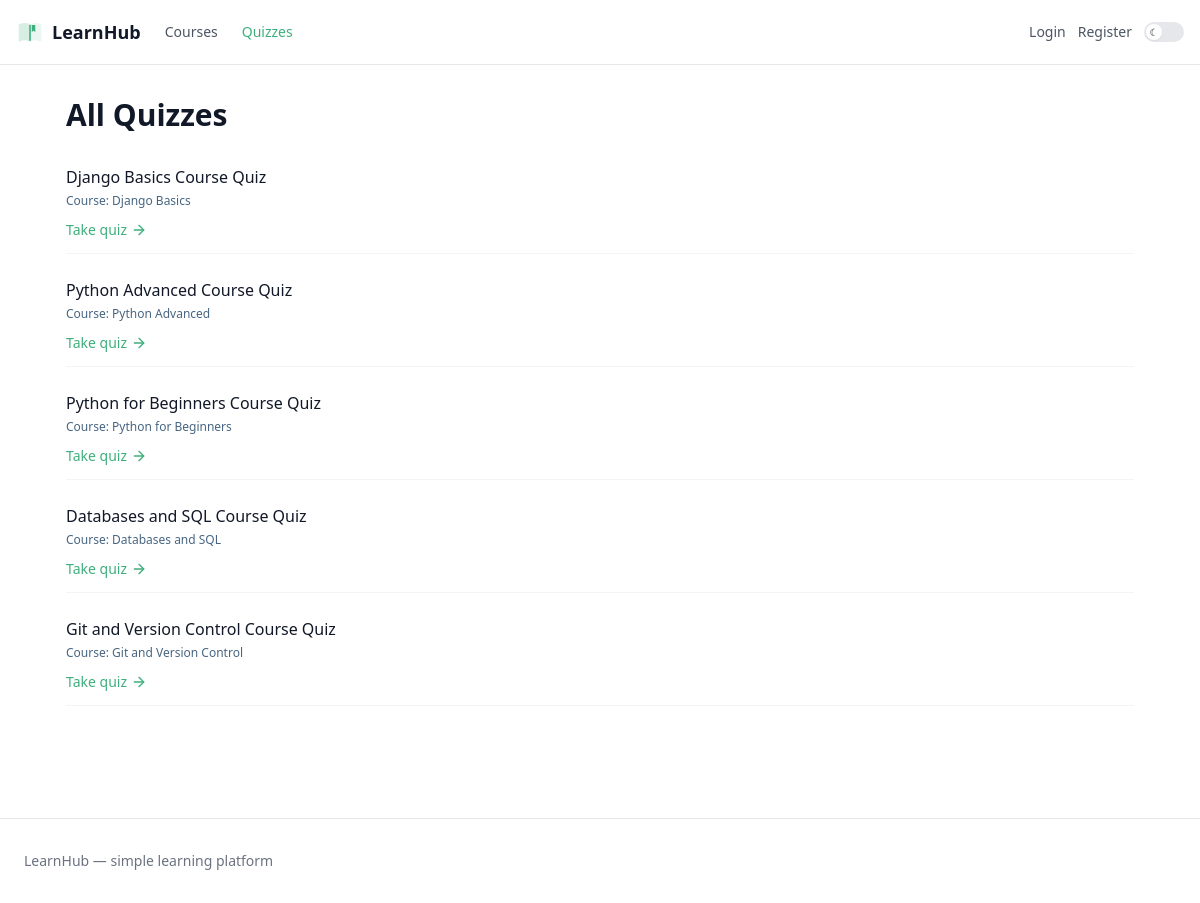
Screenshot of /quizzes/ with the database file from the repository.
### courses/models.py (models this page shows, shortened)
class Quiz(models.Model):
    title = models.CharField(max_length=200)
    course = models.OneToOneField(
        Course, on_delete=models.CASCADE, related_name='quiz'
    )
    passing_score = models.PositiveIntegerField(default=70)

class Course(models.Model):
    title = models.CharField(max_length=200)
    slug = models.SlugField(max_length=200, unique=True, blank=True)
    description = models.TextField(blank=True)
    category = models.ForeignKey(
        Category, on_delete=models.SET_NULL, null=True, blank=True, related_name='courses'
    )
    created_at = models.DateTimeField(auto_now_add=True)

### courses/views.py (the view)
# urls.py: path('quizzes/', views.quiz_list, name='quiz_list'),
def quiz_list(request):
    quizzes = Quiz.objects.all()
    return render(request, 'courses/quiz_list.html', {'quizzes': quizzes})

### courses/templates/courses/quiz_list.html (shortened to what this page needs)
{% extends 'base.html' %}
{% block content_full %}
<div class="max-w-page mx-auto px-4 py-8">
    <h1 class="text-3xl font-semibold mb-5">All Quizzes</h1>
    {% if quizzes %}
        <ul class="space-y-3">
        {% for quiz in quizzes %}
            <li class="py-3 border-b border-gray-100 dark:border-[#2c2c2c]">
                <div class="font-medium">{{ quiz.title }}</div>
                <div class="text-xs text-[#476582] dark:text-[#9ba9b8] mt-1">
                    Course: {{ quiz.course.title }}
                </div>
                <div class="mt-2">
                    <a href="{% url 'courses:take_course_quiz' quiz.course.slug %}"
                       class="inline-flex items-center gap-1 text-sm text-accent hover:underline">
                        <span>Take quiz</span>
                        <svg xmlns="http://www.w3.org/2000/svg" viewBox="0 0 24 24" fill="none" stroke="currentColor" stroke-width="2" stroke-linecap="round" stroke-linejoin="round" class="w-4 h-4">
                            <line x1="5" y1="12" x2="19" y2="12"></line>
                            <polyline points="12 5 19 12 12 19"></polyline>
                        </svg>
                    </a>
                </div>
            </li>
        {% endfor %}
        </ul>
    {% else %}
        <p class="text-[#476582] dark:text-[#9ba9b8]">No quizzes yet.</p>
    {% endif %}
</div>
{% endblock %}

### rows the page displays
Quiz: title "Django Basics Course Quiz", course "Django Basics"
Quiz: title "Python Advanced Course Quiz", course "Python Advanced"
Quiz: title "Python for Beginners Course Quiz", course "Python for Beginners"
Quiz: title "Databases and SQL Course Quiz", course "Databases and SQL"
Quiz: title "Git and Version Control Course Quiz", course "Git and Version Control"
